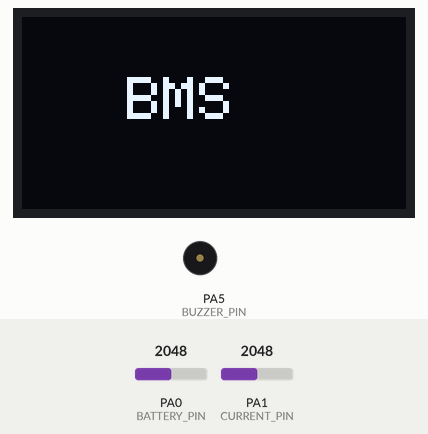
The sketch below on a simulated STM32 Blue Pill. Parts: 128×64 one-colour display, buzzer (waves = sounding, pin HIGH). The test bench sets the inputs (shaded band); at power-on: PA0 (BATTERY_PIN) = 2048, PA1 (CURRENT_PIN) = 2048. What the sketch prints to the serial monitor is not drawn.

Above: at 0.6 s.
At 3.7 s:
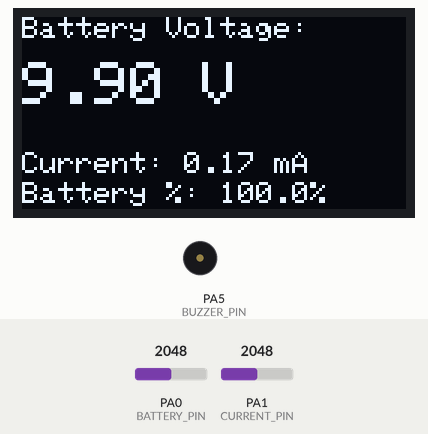
3.8 s: PA0 (BATTERY_PIN) set to 148
At 4.6 s:
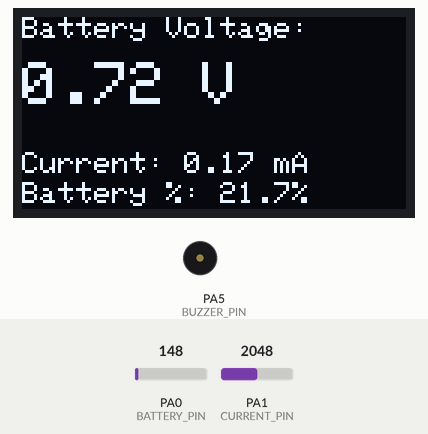
5.6 s: PA0 (BATTERY_PIN) set to 123
At 6.2 s:
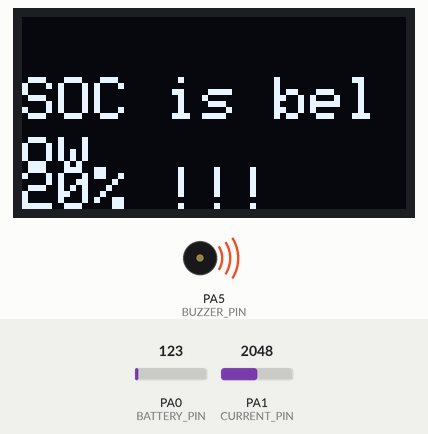
7.2 s: PA0 (BATTERY_PIN) set to 491
At 7.9 s:
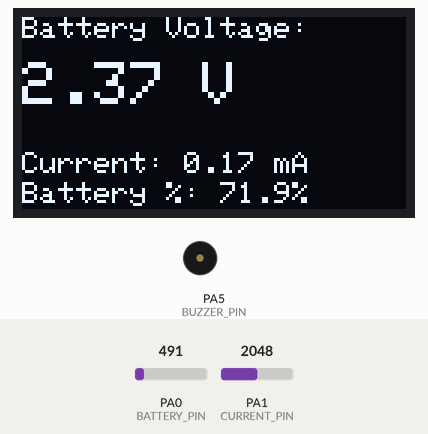
8.8 s: PA1 (CURRENT_PIN) set to 2866
At 9.5 s:
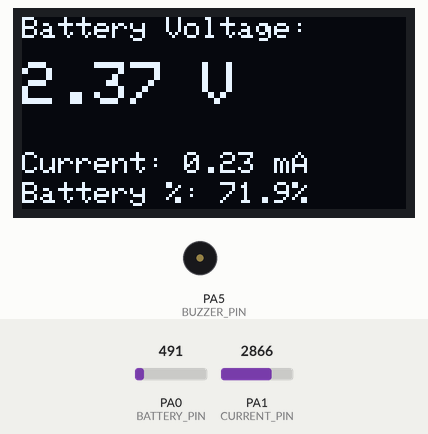
10.3 s: PA1 (CURRENT_PIN) set to 3603
11.9 s: PA1 (CURRENT_PIN) set to 4095
Timing chart, 0 to 14.5 s (numbered marks = the images above; inputs shaded):
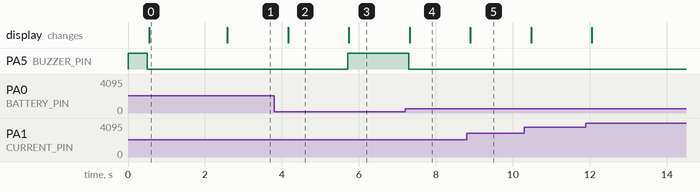

Measured:
- the behaviour switches between 137 and 136 on PA0 (BATTERY_PIN) (found by bisection; images 2 and 3)
- after the input at 3.8 s, the display: changes after 0.36 s (image 2)
- after the input at 5.6 s, PA5 (BUZZER_PIN): LOW → HIGH after 0.11 s; the display: changes after 0.14 s (image 3)
- after the input at 7.2 s, PA5 (BUZZER_PIN): HIGH → LOW after 0.09 s; the display: changes after 0.12 s (image 4)
- after the input at 8.8 s, the display: changes after 0.10 s (image 5)
- what the display in image 0 shows lasts 2.0 s, from 0.6 s to 2.6 s

The sketch:

BMS.ino
```cpp
#include <Wire.h>
#include <Adafruit_GFX.h>
#include <Adafruit_SSD1306.h>

#define SCREEN_WIDTH 128
#define SCREEN_HEIGHT 64
#define OLED_RESET    -1
Adafruit_SSD1306 display(SCREEN_WIDTH, SCREEN_HEIGHT, &Wire, OLED_RESET);

#define BATTERY_PIN PA0     // ADC pin to measure battery voltage
#define CURRENT_PIN PA1     // ADC pin to measure current voltage
#define BUZZER_PIN PA5      // Buzzer pin

const float R_SHUNT = 10000.0;            // 10k ohm resistor
const float VOLTAGE_DIVIDER_RATIO = 6.0; // voltage divider ratio
const float MAX_BATTERY_VOLTAGE = 3.3;   // max battery voltage (example)
const float CURRENT_THRESHOLD = 0.1;      // threshold current (Amps) for sudden current spike

unsigned long buzzerOnUntil = 0;

void setup() {
  Serial.begin(9600);
  pinMode(BUZZER_PIN, OUTPUT);
  digitalWrite(BUZZER_PIN, LOW);

  // Test buzzer at startup for 0.5 seconds
  digitalWrite(BUZZER_PIN, HIGH);
  delay(500);
  digitalWrite(BUZZER_PIN, LOW);

  if (!display.begin(SSD1306_SWITCHCAPVCC, 0x3C)) {
    Serial.println("OLED not found");
    while (1);
  }
  display.clearDisplay();
  display.setTextSize(2);
  display.setTextColor(SSD1306_WHITE);
  display.setCursor(35, 20);
  display.println("BMS");
  display.display();
  delay(2000);
}

void loop() {
  float batteryVoltage = readBatteryVoltage();
  float batteryPercent = (batteryVoltage / MAX_BATTERY_VOLTAGE) * 100.0;
  if (batteryPercent > 100) batteryPercent = 100;
  if (batteryPercent < 0) batteryPercent = 0;

  float current = readCurrent();

  unsigned long now = millis();

  static float prevCurrent = 0;
  if ((current - prevCurrent) > CURRENT_THRESHOLD) {
    buzzerOnUntil = now + 5000;  // buzzer ON for 5 seconds on current spike
  }
  prevCurrent = current;

  bool buzzerShouldBeOn = false;

  if (batteryPercent < 20) {
    buzzerShouldBeOn = true;
  }
  if (now < buzzerOnUntil) {
    buzzerShouldBeOn = true;
  }

  digitalWrite(BUZZER_PIN, buzzerShouldBeOn ? HIGH : LOW);

  display.clearDisplay();
  display.setTextSize(1);
  display.setCursor(0, 0);

  if (batteryPercent >= 20) {
    display.println("Battery Voltage:");
    display.setTextSize(2);
    display.setCursor(0, 15);
    display.print(batteryVoltage, 2);
    display.println(" V");

    display.setTextSize(1);
    display.setCursor(0, 45);
    display.print("Current: ");
    display.print(current * 1000, 2);  // mA
    display.println(" mA");

    display.setCursor(0, 55);
    display.print("Battery %: ");
    display.print(batteryPercent, 1);
    display.println("%");
  } else {
    display.setTextSize(2);
    display.setCursor(0, 20);
    display.println("SOC is below");
    display.setCursor(0, 50);
    display.println("20% !!!");
  }

  display.display();

  Serial.print("Battery %: ");
  Serial.print(batteryPercent);
  Serial.print(" | Current (mA): ");
  Serial.print(current * 1000);
  Serial.print(" | Buzzer: ");
  Serial.println(buzzerShouldBeOn ? "ON" : "OFF");

  delay(500);
}

float readBatteryVoltage() {
  int analogValue = analogRead(BATTERY_PIN);         // 0 - 4095
  float voltage = (analogValue / 4095.0) * 3.3;      // voltage at ADC pin
  return voltage * VOLTAGE_DIVIDER_RATIO;            // real battery voltage
}

float readCurrent() {
  int analogValue = analogRead(CURRENT_PIN);
  float voltageAcrossResistor = (analogValue / 4095.0) * 3.3;
  return voltageAcrossResistor / R_SHUNT;            // current (I = V / R)
}
```
